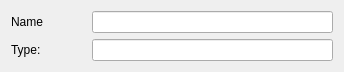
<?xml version="1.0" encoding="UTF-8"?>
<ui version="4.0">
 <class>Form</class>
 <widget class="QWidget" name="Form">
  <property name="geometry">
   <rect>
    <x>0</x>
    <y>0</y>
    <width>344</width>
    <height>68</height>
   </rect>
  </property>
  <property name="windowTitle">
   <string>Form</string>
  </property>
  <layout class="QVBoxLayout" name="verticalLayout">
   <item>
    <layout class="QHBoxLayout" name="horizontalLayout_2">
     <item>
      <widget class="QLabel" name="label_2">
       <property name="minimumSize">
        <size>
         <width>75</width>
         <height>0</height>
        </size>
       </property>
       <property name="text">
        <string>Name</string>
       </property>
      </widget>
     </item>
     <item>
      <widget class="QLineEdit" name="ui_name">
       <property name="cursor">
        <cursorShape>IBeamCursor</cursorShape>
       </property>
      </widget>
     </item>
    </layout>
   </item>
   <item>
    <layout class="QHBoxLayout" name="horizontalLayout">
     <item>
      <widget class="QLabel" name="label">
       <property name="minimumSize">
        <size>
         <width>75</width>
         <height>0</height>
        </size>
       </property>
       <property name="text">
        <string>Type:</string>
       </property>
      </widget>
     </item>
     <item>
      <widget class="QLineEdit" name="ui_type">
       <property name="readOnly">
        <bool>true</bool>
       </property>
      </widget>
     </item>
    </layout>
   </item>
  </layout>
 </widget>
 <resources/>
 <connections/>
</ui>
